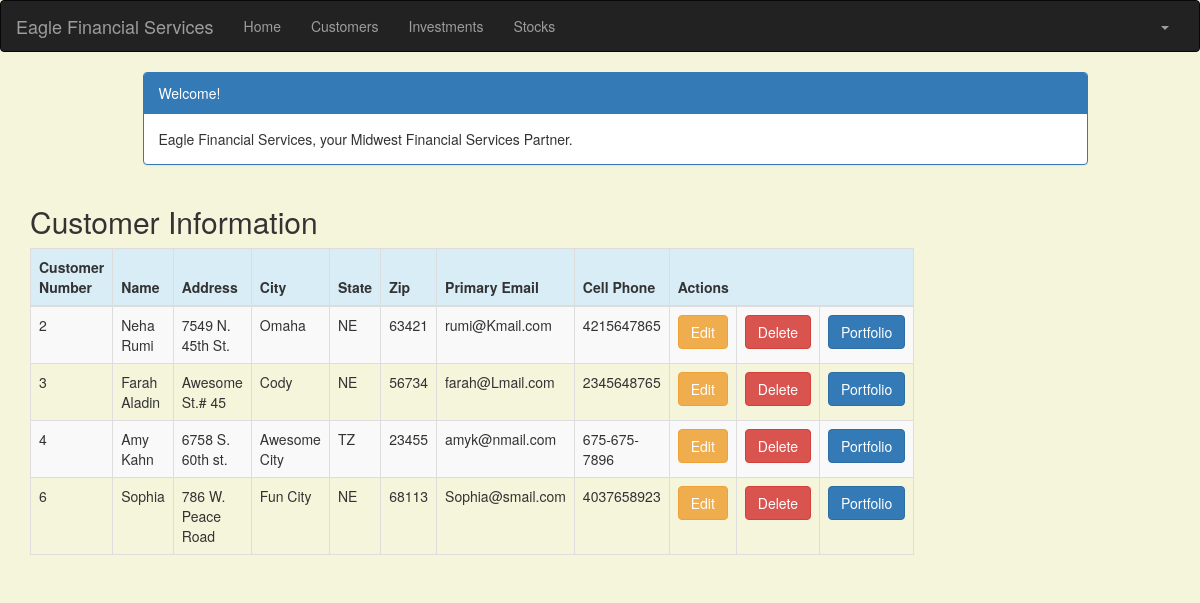
/customer_list (signed in), run on the app's committed database.
### portfolio/models.py (models this page shows, shortened)
class Customer(models.Model):
    objects = None
    name = models.CharField(max_length=50)
    address = models.CharField(max_length=200)
    customer_number = models.IntegerField(blank=False, null=False)
    city = models.CharField(max_length=50)
    state = models.CharField(max_length=50)
    zip_code = models.CharField(max_length=10)
    email = models.EmailField(max_length=200)
    cell_phone = models.CharField(max_length=50)
    created_date = models.DateTimeField(
        default=timezone.now)
    updated_date = models.DateTimeField(auto_now_add=True)

### portfolio/views.py (the view)
# urls.py: path('customer_list', views.customer_list, name='customer_list'),
@login_required
def customer_list(request):
    customer = Customer.objects.filter(created_date__lte=timezone.now())
    return render(request, 'portfolio/customer_list.html',
                  {'customers': customer})

### portfolio/templates/portfolio/customer_list.html (shortened to what this page needs)
<!DOCTYPE html>
{% extends 'portfolio/base.html' %}
{% load crispy_forms_tags %}
{% block content %}
<html lang="en">
   <head>
        <link rel="stylesheet" href="https://maxcdn.bootstrapcdn.com/bootstrap/3.3.4/css/bootstrap.min.css">
   </head>
   <body>
    <div class="container">
        <div class="row">
            <div class="col-md-10 col-md-offset-1">
                <div class="panel panel-primary">
                    <div class="panel-heading">Welcome!</div>
                    <div class="panel-body">
                        Eagle Financial Services, your Midwest Financial Services Partner.
                    </div>
                </div>
            </div>
        </div>
    </div>
    <div class="row">
        <h2 style="padding-left: 15Px">Customer Information</h2>
    </div>
    <div>
        <table class="table table-striped table-bordered table-hover">
            <thead>
            <tr class="bg-info">
                <th>Customer Number</th>
                <th>Name</th>
                <th>Address</th>
                <th>City</th>
                <th>State</th>
                <th>Zip</th>
                <th>Primary Email</th>
                <th>Cell Phone</th>
                <th colspan="3">Actions</th>
            </tr>
            </thead>
            <tbody>
            {% for customer in customers %}
                <tr>
                    <td>{{ customer.customer_number }}</td>
                    <td>{{ customer.name }}</td>
                    <td>{{ customer.address }}</td>
                    <td>{{ customer.city }}</td>
                    <td>{{ customer.state }}</td>
                    <td>{{ customer.zip_code }}</td>
                    <td>{{ customer.email }}</td>
                    <td>{{ customer.cell_phone }}</td>
                    <td><a href="{% url 'portfolio:customer_edit' pk=customer.pk %}" class="btn btn-warning">Edit</a>
                    <td><a href="{% url 'portfolio:customer_delete' pk=customer.pk %}"
                           onclick="return confirm('Are you sure you want to delete?')"
                           class="btn btn-danger">Delete</a>
                    </td>
                    <td><a href=""
                           class="btn btn-primary">Portfolio</a>
                </tr>
            {% endfor %}
            </tbody>
        </table>
    </div>
    </body>
</html>
{% endblock %}

### portfolio/templates/portfolio/customer_list.html (style rules this page uses)
body { background-color: beige; }

### data on the page
Customer: customer_number "2", name "Neha Rumi", address "7549 N. 45th St.", city "Omaha", state "NE", zip_code "63421", email "rumi@Kmail.com", cell_phone "4215647865"
Customer: customer_number "3", name "Farah Aladin", address "Awesome St.# 45", city "Cody", state "NE", zip_code "56734", email "farah@Lmail.com", cell_phone "2345648765"
Customer: customer_number "4", name "Amy Kahn", address "6758 S. 60th st.", city "Awesome City", state "TZ", zip_code "23455", email "amyk@nmail.com", cell_phone "675-675-7896"
Customer: customer_number "6", name "Sophia", address "786 W. Peace Road", city "Fun City", state "NE", zip_code "68113", email "Sophia@smail.com", cell_phone "4037658923"
